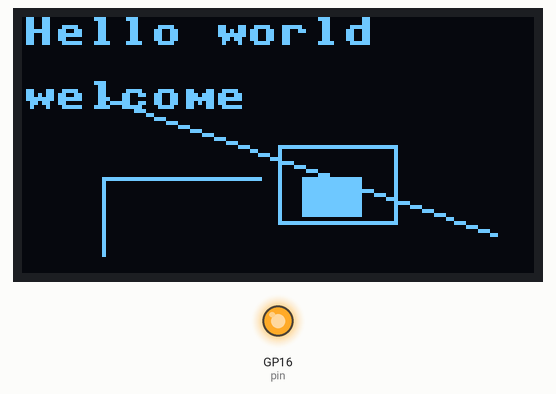
Simulated run of this program. Board: Raspberry Pi Pico running MicroPython. Shown: 128×64 one-colour display, output pins drawn as LEDs (lit = HIGH). At 0.1 s the program stops and its outputs stay as they are.

Above: at 0.1 s.
Timing chart, 0 to 1.6 s (numbered marks = the images above):
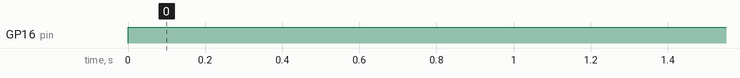

Measured:
- by itself, GP16 (pin): LOW → HIGH at 0.00 s

The program:

OLED_Intro.py
```python
import machine
#from machine import Pin, SoftI2C
import ssd1306
from time import sleep

i2c = machine.SoftI2C(scl=machine.Pin(15), sda=machine.Pin(14))

pin = machine.Pin(16, machine.Pin.OUT)
pin.value(0) #set GPIO16 low to reset OLED
pin.value(1) #while OLED is running, must set GPIO16 in high

oled_width = 128
oled_height = 64
oled = ssd1306.SSD1306_I2C(oled_width, oled_height, i2c)

oled.text('Hello world', 0, 0)
oled.text('welcome', 0, 16)

#Turning on a specific pixel
oled.pixel(64,32,0)

#Horizontal line. column 20, row 20 and 40 pixels long and turned on
oled.hline(20,40,40,1)

#Vertical line
oled.vline(20,40,20,1)

#Line between pixels (diagonal to  pixel 118,54)
oled.line(20,20,118,54,1)

#Rectangle
oled.rect(64,32,30,20,1)

#Solid filled rectangle
oled.fill_rect(70,40,15,10,1)

#Make the colours switch around (coloured background)
#oled.invert(1)

#Make the colours switch around (black background)
#oled.invert(0)

oled.show()
#sleep(5)
#Does not loose the image when you power off
#oled.poweroff()
```
